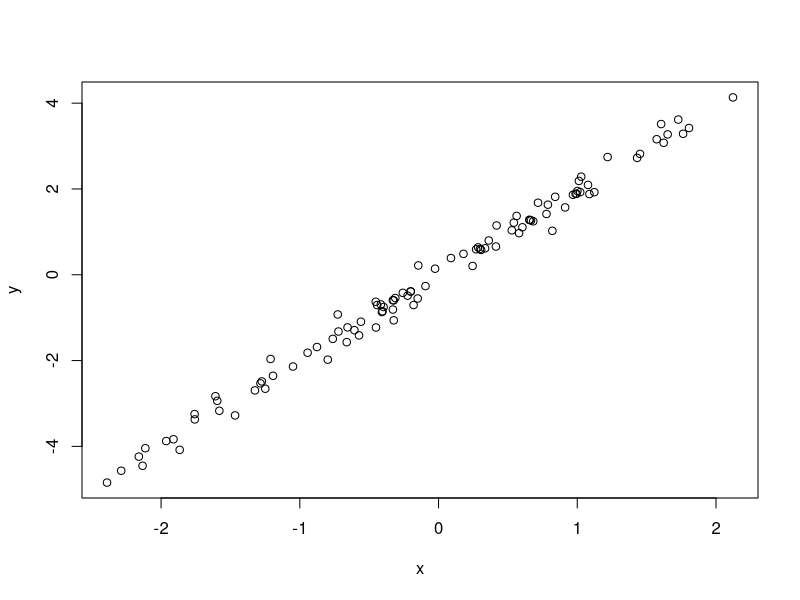

The R script that drew this image:
# testing

# Simulate and plot data

# Simulate predictor variable
x <- rnorm(n = 100)
# Simulate response variable with some noise
y <- 2 * x + rnorm(n = 100, sd = 0.2)

# Plot the data
plot(x = x, y = y)